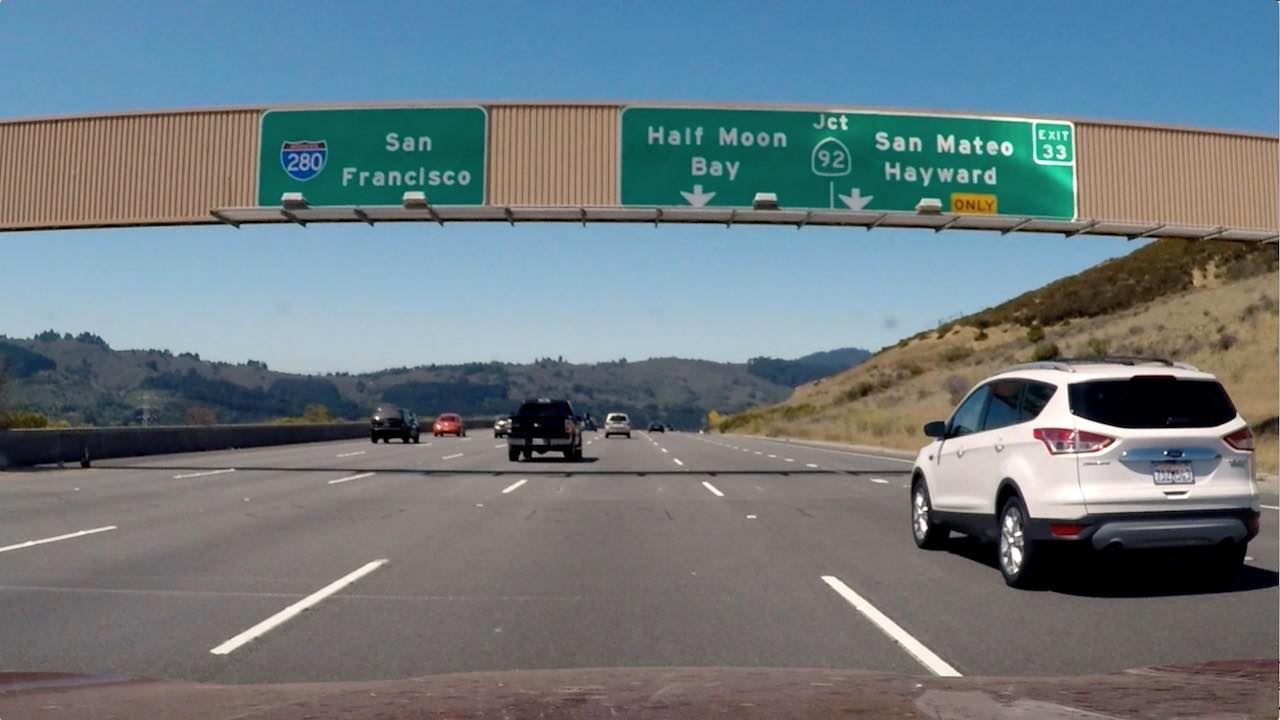
#> input picture test_images/signs_vehicles_xygrad.png, 1280 x 720 px
$ python -i transforms.py   (imports and definitions only)   (older library calls are emulated)
#> lines starting #> are read from the running program, lines starting #| are printed output that depends on the picture; after the words box and inside, x2 and y2 are one past the last pixel; in counts of white or black regions, pixels touching at a corner belong together
### calibrations.py
# This module computes the camera calibration matrix and
# distortion coefficients given a set of 20 chessboard images.
# The chessboard images are available at ./camera_cal
# The computed coefficients and camera matrix are archived in a
#
import cv2
import glob
import pickle
import os
import argparse
import numpy as np
import matplotlib.pyplot as plt
import matplotlib.image as mpimg

import config

##TODO: Adapt the below paths incase the folder structure of the project changes
pickle_file_path = 'camera_cal/camera_distortion_pickle.p'
calibration_file_path = 'camera_cal/calibration*.jpg'
output_path = 'output_images/'
test_images_path = 'camera_cal/calibration*.jpg'

class cameraCalibration:
    # Arrays to store object points and image points from all the images.
    objpoints = [] # 3d points in real world space
    imgpoints = [] # 2d points in image plane.
    mtx = [] # matrox coefficients
    dist = [] # distortio coefficients
    status = False
    def __init__(self, pickle_file_path):
#> called with pickle_file_path = 'camera_cal/camera_distortion_pickle.p'
        try:
            # Read in the saved objpoints and imgpoints
            dist_pickle = pickle.load( open( pickle_file_path, 'rb' ) )
#> (reads camera_cal/camera_distortion_pickle.p from the repository)
            #print ('loading calibration data from ' + pickle_file_path )
            self.objpoints = dist_pickle['objpoints']
            self.imgpoints = dist_pickle['imgpoints']
            self.mtx = dist_pickle['mtx']
            self.dist = dist_pickle['dist']
            self.status = True
        except:
            print ("calibration file not available.")

    # [161 lines left out: functions undistort, save_camera_calib_data, verify_calib_data, processImage, main, not called in this run]

# [2 lines that do not run on import are left out]

### transforms.py
import cv2
import numpy as np
import matplotlib.pyplot as plt
import matplotlib.image as mpimg
import argparse
import os
#project specific modules
import config
from calibrations import cameraCalibration

pickle_file_path = 'camera_cal/camera_distortion_pickle.p'
calibration_file_path = 'camera_cal/calibration*.jpg'
output_path = 'output_images/'
test_images_path = 'camera_cal/calibration*.jpg'

class perspectiveTransform:
    M = []
    Minv = []
    # [13 lines left out: function __init__, not called in this run]

    def warp (self, image):
        return cv2.warpPerspective(image, self.M, (image.shape[1], image.shape[0]), flags=cv2.INTER_LINEAR)

    def unwarp (self, image):
        return cv2.warpPerspective(image, self.Minv, (image.shape[1], image.shape[0]), flags=cv2.INTER_LINEAR)


# [61 lines left out: functions warp, unwarp, not called in this run]

# define utility function for selecting roi
def selectRoi(im):
    # mask out any pixels outside of the roi
    bottomLeft = [0,config.IMAGE_HEIGHT*0.95]
    topLeft = [config.IMAGE_WIDTH*0.10, config.IMAGE_HEIGHT*0.65]
    topRight = [config.IMAGE_WIDTH*0.95, config.IMAGE_HEIGHT*0.65]
    bottomRight = [config.IMAGE_WIDTH, config.IMAGE_HEIGHT*0.95]

    vertices = np.array([[bottomLeft,topLeft,topRight,bottomRight]],dtype=np.int32)
    mask = np.zeros_like(im)
    cv2.fillPoly(mask,vertices,255)
    return cv2.bitwise_and(im,mask)

# define utility function for determining line intersection

def findIntersection(lines):
    # find the point minimizing lsq distance from all lines
    # if the lines all intersect, this is the intersection point
    numLines = len(lines)
    a = np.zeros((numLines,2),dtype=np.float32)
    b = np.zeros((numLines,),dtype=np.float32)
    for n,line in enumerate(lines):
        for x1,y1,x2,y2 in line:
            slope = (y2-y1) / float(x2-x1)
            a[n] = np.array([slope,-1],dtype=np.float32)
            b[n] = slope * x1 - y1     # this is -1 times the intercept
    return np.linalg.lstsq(a,b,rcond=None)[0]

# function for finding vanishing point in a given image (prefer)
def findVanishingPoint(file, mtx, dst):
    # determine vanishing point in image
    # analyze straight-road images used to find vanishing point
#> called with file = 'test_images/signs_vehicles_xygrad.png', mtx = array of shape (3, 3), dst = array of shape (1, 5)
    image = cv2.imread(file)
#> image is the input picture: shape (720, 1280, 3); mean B, G, R 127.5, 121.6, 109.2
    image = cv2.undistort(image,mtx,dst)
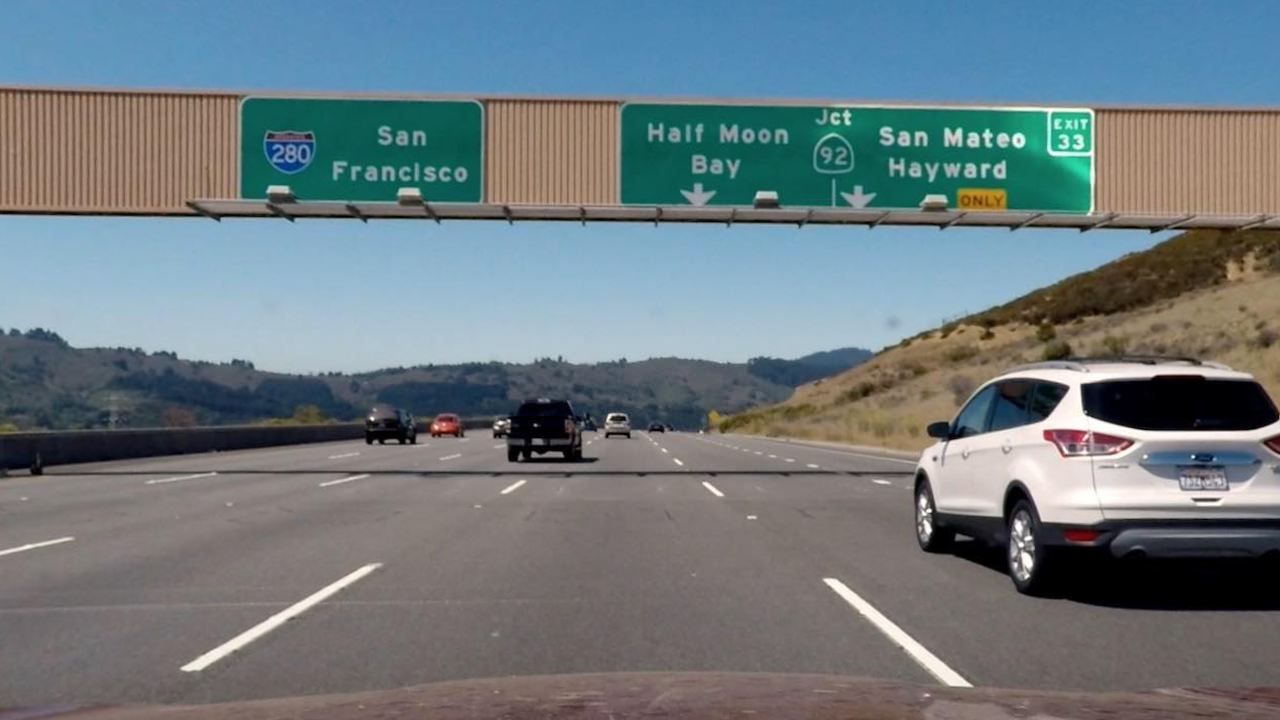
#> image: shape (720, 1280, 3); mean B, G, R 127.3, 122, 109.6
    # smooth with gaussian blur
    smoothed = cv2.GaussianBlur(image,(3,3),0)
    # find edges with canny
    edges = cv2.Canny(smoothed,50,400)
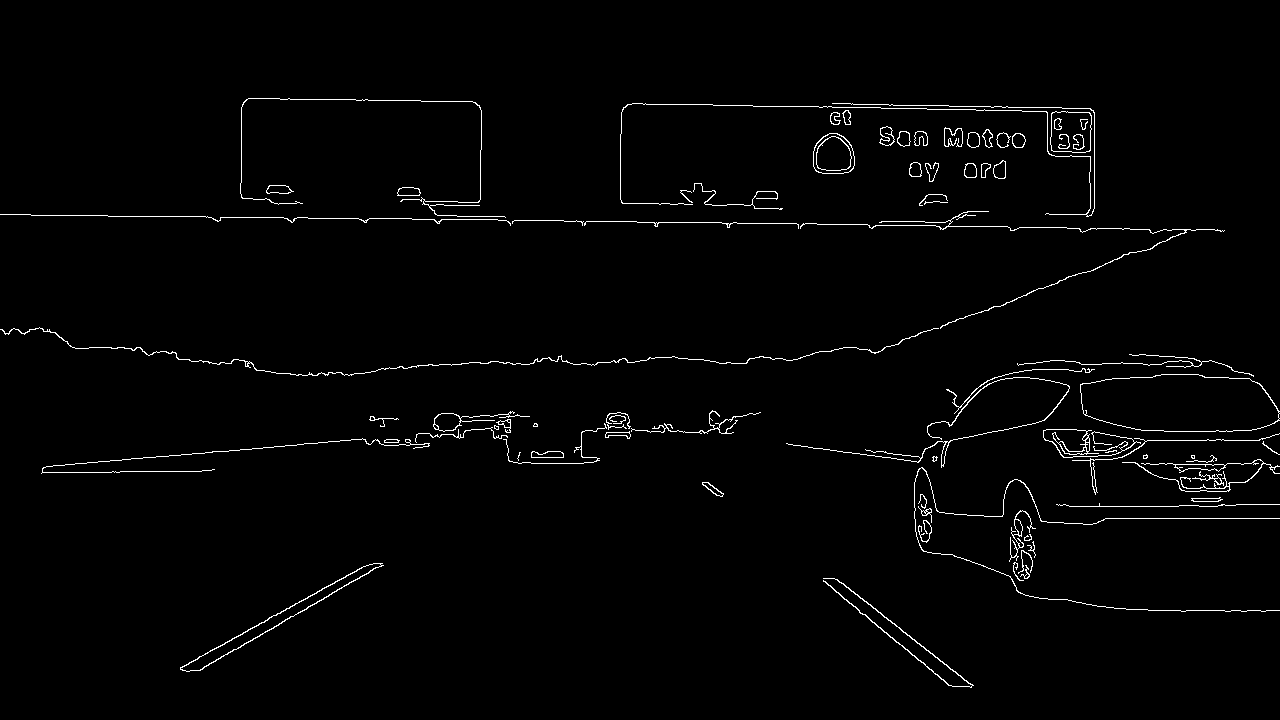
#> edges: shape (720, 1280); 1.6% white in thin lines or dots, all inside (x1, y1, x2, y2) = (0, 98, 1280, 688)
    # apply roi mask
    edgesRoi = selectRoi(edges)
#> in selectRoi, `cv2.fillPoly(mask,vertices,255)`:
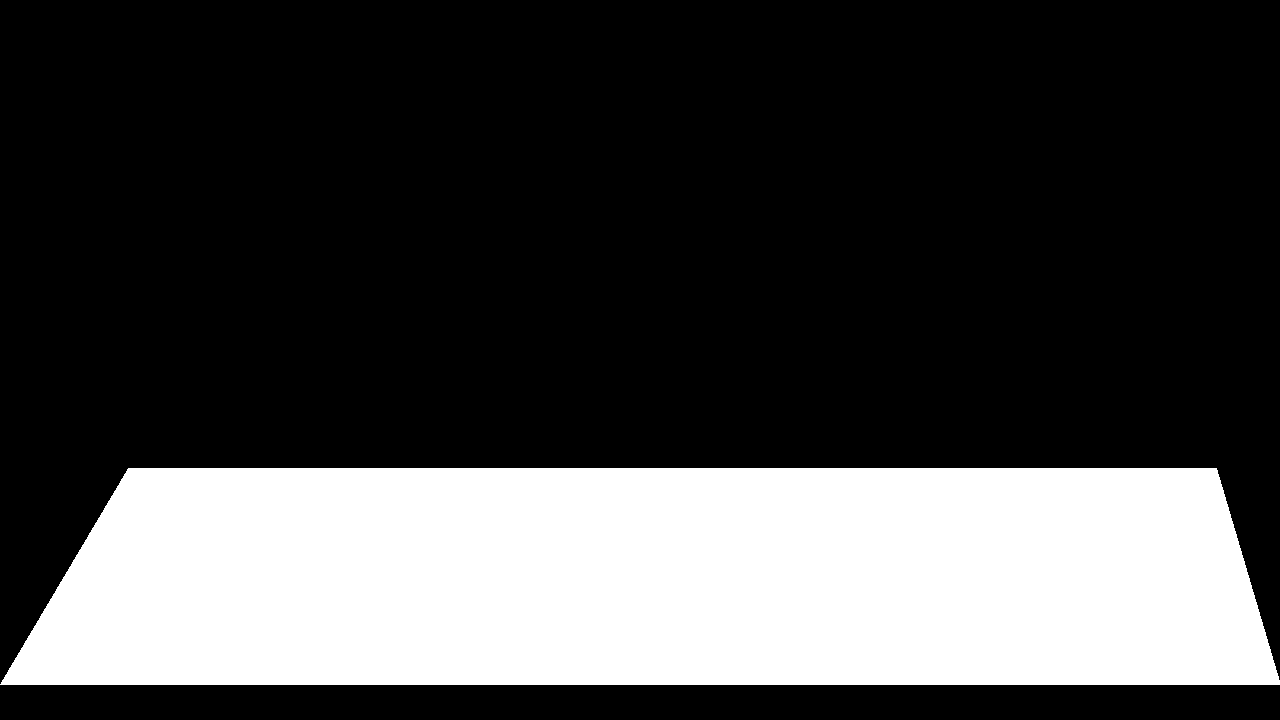
#> mask: shape (720, 1280); 27.9% white; 1 white region, box (x1, y1, x2, y2) and area: (0, 468, 1280, 685) 257131
#> in selectRoi, `return cv2.bitwise_and(im,mask)`:
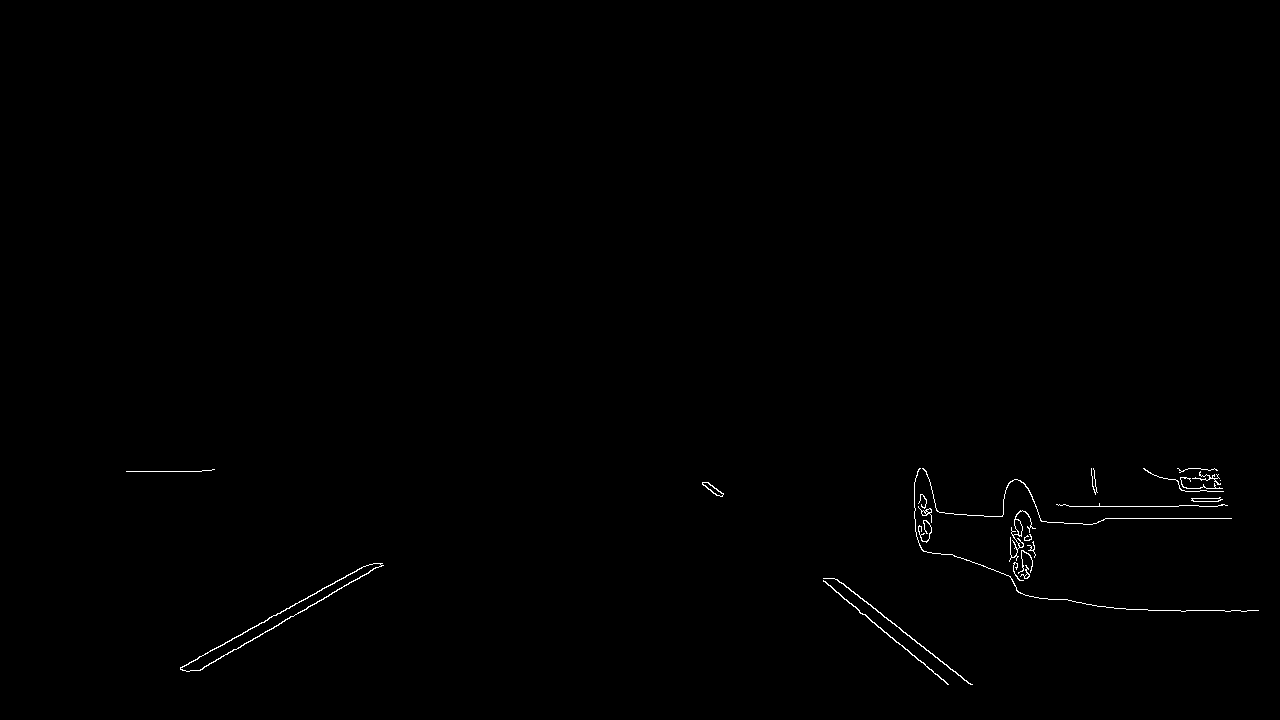
#> returned value: shape (720, 1280); 0.36% white in thin lines or dots, all inside (x1, y1, x2, y2) = (126, 468, 1259, 685)
    #Parameters for Hough transform
    HOUGH_DIST_RES = 0.5                # hough line finder distance resolution (pixels)
    HOUGH_ANGLE_RES = 3.14159/180       # hough line finder angle resolution (rads)
    HOUGH_THRESHOLD = 20                # hough line finder threshold
    HOUGH_MIN_LINE = 60                 # hough line finder min line length (pixels)
    HOUGH_MAX_GAP = 120                 # hough line finder max line gap (pixels)
    #find lines with hough; use probabilistic version to increase speed
    lines = cv2.HoughLinesP(edgesRoi, HOUGH_DIST_RES, HOUGH_ANGLE_RES,
                                HOUGH_THRESHOLD, None,
                                HOUGH_MIN_LINE, HOUGH_MAX_GAP)
#> lines = 42 rows, first 6: [914, 518, 1231, 518], [180, 668, 366, 565], [198, 670, 381, 565], [914, 506, 1217, 506], [1091, 471, 1200, 471], [707, 482, 948, 684]
    #identify best overlap point of lines - this is the vanishing point
    vp = findIntersection(lines)
#> in findIntersection, `numLines = len(lines)`: numLines = 42
#> the loop in findIntersection, `for n,line in enumerate(lines):` made 42 passes
#> line on passes 1 to 12: [[914, 518, 1231, 518]], [[180, 668, 366, 565]], [[198, 670, 381, 565]], [[914, 506, 1217, 506]], [[1091, 471, 1200, 471]], [[707, 482, 948, 684]], [[837, 579, 972, 684]], [[836, 579, 971, 684]], [[1148, 610, 1258, 610]], [[126, 471, 201, 471]], [[706, 482, 947, 684]], [[180, 667, 357, 569]]
#> after the loop in findIntersection, `for n,line in enumerate(lines):`: a = 42 rows, first 8: [0, -1], [-0.554, -1], [-0.574, -1], [0, -1], [0, -1], [0.838, -1], [0.778, -1], [0.778, -1]
    # save image
    for line in lines:
        for x1,y1,x2,y2 in line:
            cv2.line(image, (x1,y1), (x2,y2), (0,255,0), thickness=2)
    cv2.circle(image,(vp[0],vp[1]),8,(0,255,0),2)
    savepath = os.path.join(output_path,os.path.basename(file)[:-4] + '_vp.jpg')
    cv2.imwrite(savepath,image)
    print ('Result with vanishing point saved at ' + savepath)
    return vp

def deriveSrcDestRects(filename):
    cc = cameraCalibration(pickle_file_path)
    vp = findVanishingPoint(filename, cc.mtx, cc.dist)
    print  ('Vanishing point based on ' + filename +  ' is ' + str(vp))

    xVP,yVP = int(vp[0]),int(vp[1])
    xBottomLeft = int(0.10 * config.IMAGE_WIDTH)
    xBottomRight = int(0.95 * config.IMAGE_WIDTH)
    yTop = int(config.IMAGE_HEIGHT * 0.65)
    yBottom = int(config.IMAGE_HEIGHT * 0.95)

    # calculate x positions of upper ROI corners
    # x = my + b; m = (x1-x0)/(y1-y0); b = x0 - m * y0
    leftM = (xVP - xBottomLeft) / float(yVP - yBottom)
    leftB = xBottomLeft - leftM * yBottom
    rightM = (xVP - xBottomRight) / float(yVP - yBottom)
    rightB = xBottomRight - rightM * yBottom
    xTopLeft = int(leftM * yTop + leftB)
    xTopRight = int(rightM * yTop + rightB)

    src = [(xTopLeft,yTop),(xBottomLeft,yBottom),(xBottomRight,yBottom),(xTopRight,yTop)]
    dest = [(0,0),(0,config.IMAGE_HEIGHT),(config.IMAGE_WIDTH,config.IMAGE_HEIGHT),(config.IMAGE_WIDTH,0)]
    print  ('src points are ' + str(src))
    print  ('dest points are ' + str(dest))

# [17 lines left out: function main, not called in this run]

# [2 lines not run here, left out]

#> (the run stopped early here; a loop or call above may not have finished)
